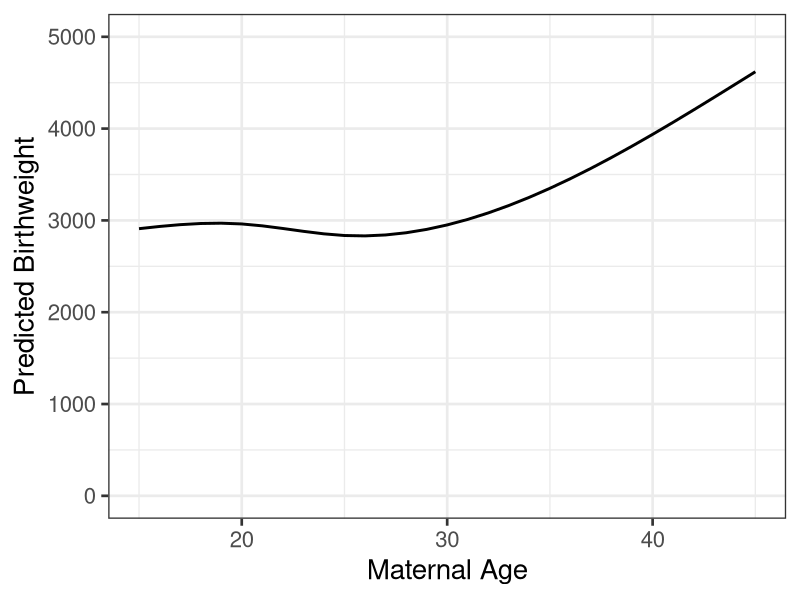
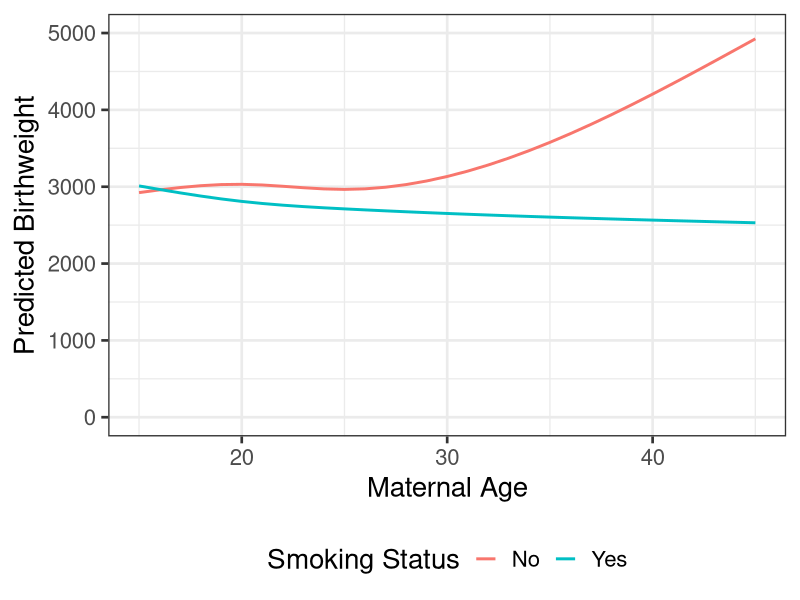
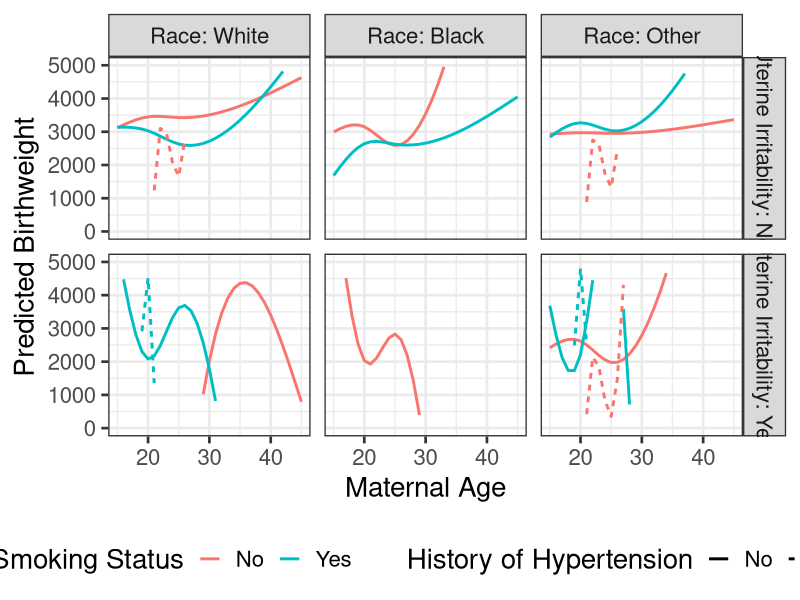

Recreate these plots in R, in order.
## ---- chunk 1
#| message: false
#| warning: false
library(tidyverse)
library(splines)
data(birthwt, package = "MASS")
# Model
mod <-  lm(bwt ~ ns(age, 3), data = birthwt)
# Create new data
newdf <-  expand.grid(age = seq(15, 45, by = 1))
# Predict
newdf <-  newdf |> 
  mutate(pred = predict(mod, newdata = newdf))
# Visualise
ggplot(data = newdf, aes(x = age, y = pred)) +
  geom_line(linewidth = 1) +
  xlab("Maternal Age") + ylab("Predicted Birthweight") +
  scale_y_continuous(limits = c(0, 5000), breaks = seq(0, 5000, by = 1000)) +
  theme_bw(base_size = 20) +
  theme(legend.position = "bottom")
## ---- chunk 2
#| message: false
#| warning: false
# Relabel smoking
birthwt$smoke <-  factor(birthwt$smoke, levels = c(0,1), labels = c("No", "Yes"))
# Model
mod2 <-  lm(bwt ~ ns(age, 3) * smoke, data = birthwt)
# Create new data
newdf <-  expand.grid(age = seq(15, 45, by = 1),
                      smoke = levels(birthwt$smoke))
# Predict
newdf <-  newdf |>
  mutate(pred = predict(mod2, newdata = newdf))
# Visualise
ggplot(data = newdf, aes(x = age, y = pred, color = smoke)) +
  geom_line(linewidth = 1) +
  xlab("Maternal Age") + ylab("Predicted Birthweight") + labs(color = "Smoking Status") +
  scale_y_continuous(limits = c(0, 5000), breaks = seq(0, 5000, by = 1000)) +
  theme_bw(base_size = 20) +
  theme(legend.position = "bottom")
## ---- chunk 3
#| message: false
#| warning: false
# Relabel history of hypertension
birthwt$ht <-  factor(birthwt$ht, levels = c(0, 1), labels = c("No", "Yes"))
birthwt$race <-  factor(birthwt$race, levels = c(1,2,3), labels = c("White", "Black", "Other"))
birthwt$ui <-  factor(birthwt$ui, levels = c(0, 1), labels = c("No", "Yes"))
# Model
mod3 <-  lm(bwt ~ ns(age,3) * smoke * race * ui * ht, data = birthwt)
# Create new data
newdf <-  expand.grid(age = seq(15, 45, by = 1),
                      smoke = levels(birthwt$smoke),
                      race = levels(birthwt$race),
                      ui = levels(birthwt$ui),
                      ht = levels(birthwt$ht))
# Create labels for plotting race
label_race <- c("Race: White", "Race: Black", "Race: Other")
names(label_race) <- c("White", "Black", "Other")
# Create labels for plotting ui
label_ui <- c("Uterine Irritability: No", "Uterine Irritability: Yes")
names(label_ui) <- c("No", "Yes")
# Predict
newdf <-  newdf |> 
  mutate(pred = predict(mod3, newdata = newdf))
# Visualise
ggplot(data = newdf, aes(x = age, y = pred, group = interaction(smoke, ht), color = smoke, linetype = ht)) +
  geom_line(linewidth = 1) +
  xlab("Maternal Age") + ylab("Predicted Birthweight") + labs(color = "Smoking Status", linetype = "History of Hypertension") +
  scale_y_continuous(limits = c(0, 5000), breaks = seq(0, 5000, by = 1000)) +
  facet_grid(ui ~ race, labeller = labeller(race = label_race, ui = label_ui)) +
  theme_bw(base_size = 20) +
  theme(legend.position = "bottom")
